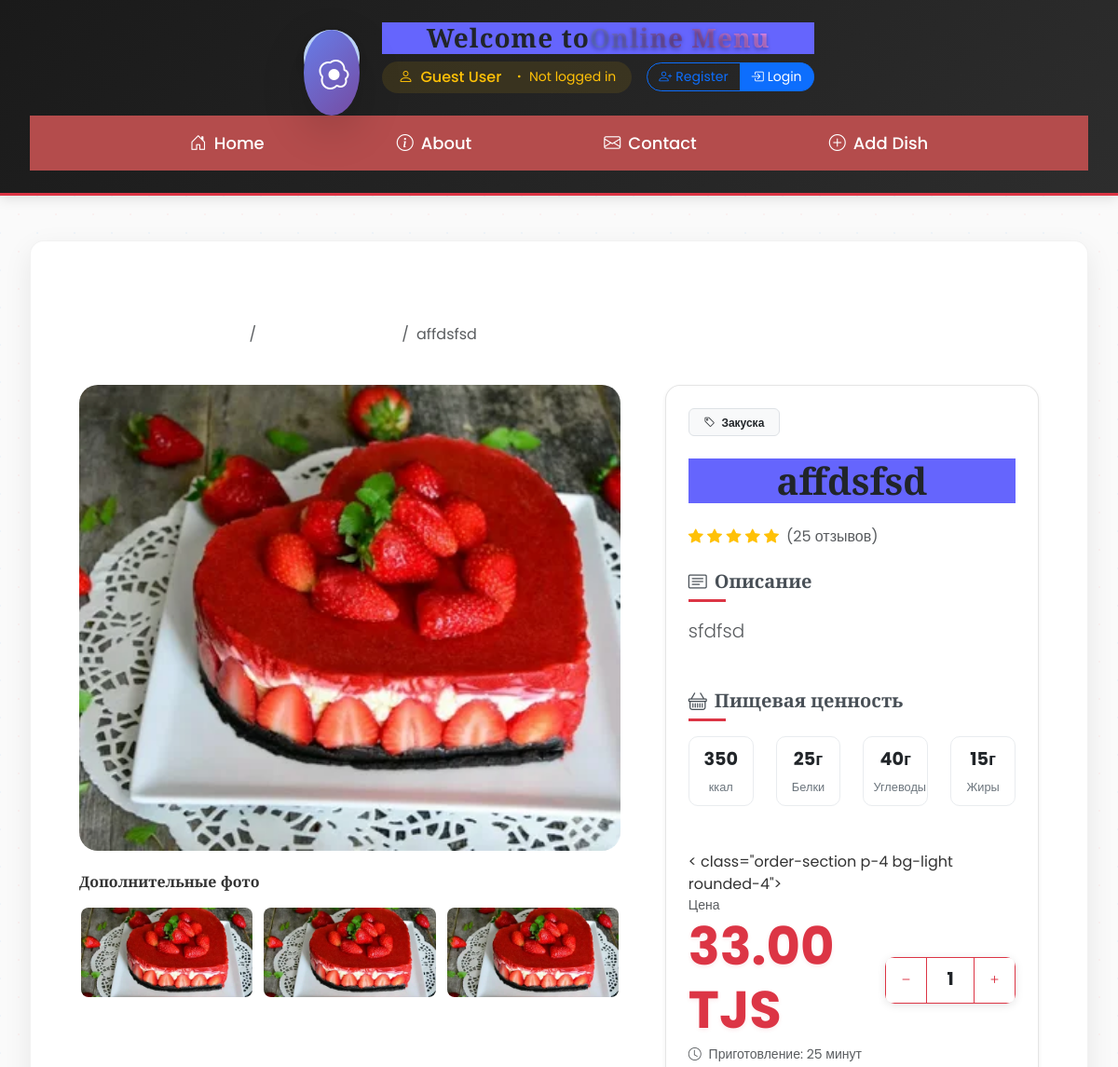
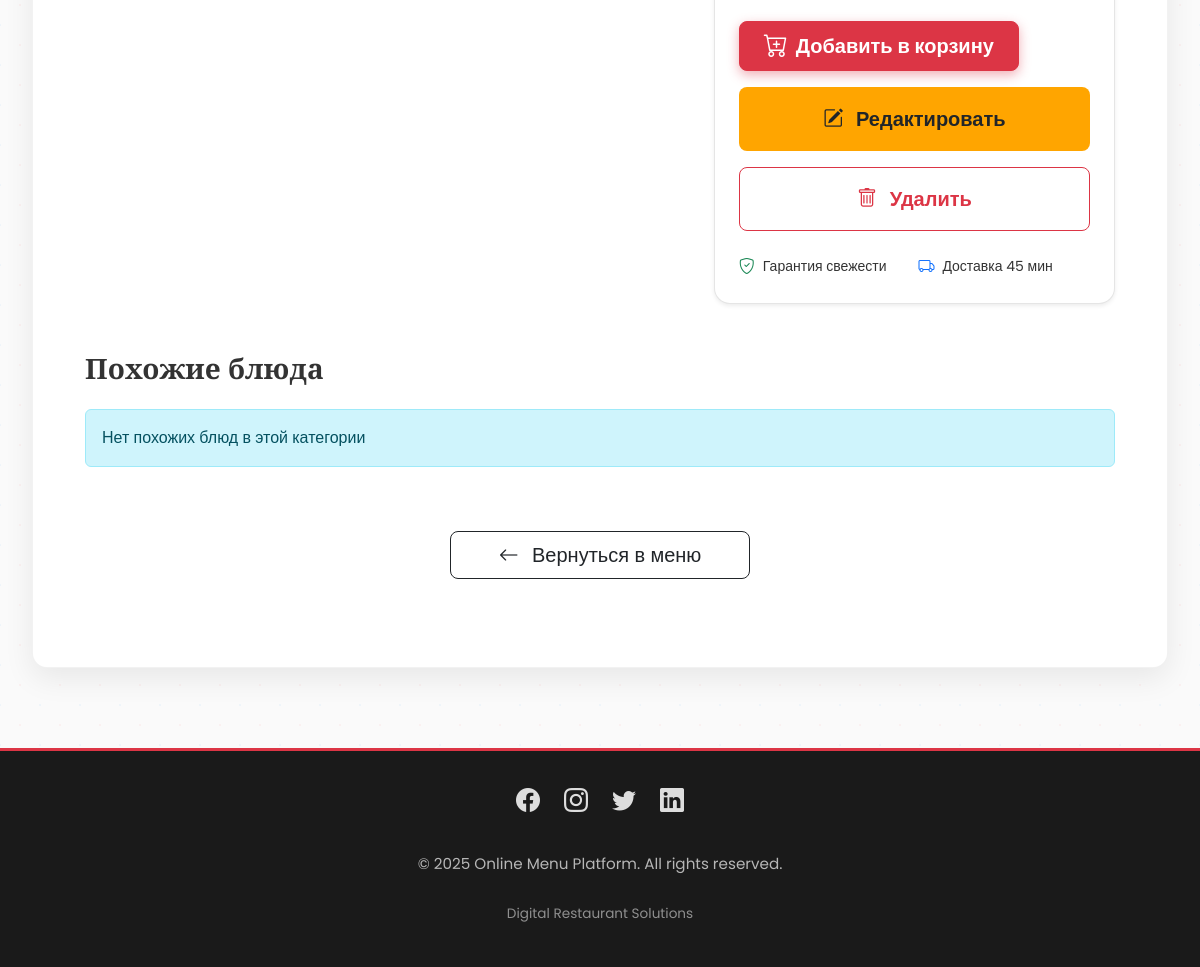
The app's page /dish/16/ with its own data (2 pictures, top to bottom).
### online_menu/models.py (models this page shows, shortened)
class Dish(models.Model):
    CATEGORY_CHOICES = [
        ('starter', 'Starter'),
        ('main', 'Main'),
        ('dessert', 'Dessert'),
        ('drink', 'Drink'),
    ]
    dish_name = models.CharField(max_length=100, verbose_name="dish's name")
    description = models.TextField(null=True, blank=True, verbose_name="Description")
    price = models.DecimalField(max_digits=8, decimal_places=2, verbose_name="Price")
    category = models.CharField(max_length=50, choices=CATEGORY_CHOICES, verbose_name="category")
    image = models.ImageField(upload_to='media/', verbose_name="Image")

### online_menu/views.py (the view)
# urls.py: path('dish/<int:dish_id>/', detail_dish, name='detail_dish'),
def detail_dish(request, dish_id):
    dish = Dish.objects.get(id=dish_id)
    return render(request, 'dish_detail.html', {'dish': dish})

### templates/dish_detail.html (shortened to what this page needs)
{% extends "base.html" %}
{% load static %}
{% block main %}
<div class="container py-5">
    <nav aria-label="breadcrumb" class="mb-4">
        <ol class="breadcrumb">
            <li class="breadcrumb-item"><a href="{% url 'home_name' %}" class="text-decoration-none">
                <i class="bi bi-house-door me-1"></i>Главная
            </a></li>
            <li class="breadcrumb-item"><a href="#menu" class="text-decoration-none">
                <i class="bi bi-menu-button me-1"></i>Меню
            </a></li>
            <li class="breadcrumb-item active" aria-current="page">{{ dish.dish_name }}</li>
        </ol>
    </nav>
    <div class="row g-5">
        <div class="col-lg-7">
            <div class="dish-image-container">
                {% if dish.image %}
                    <img src="{{ dish.image.url }}"
                         class="dish-main-image img-fluid rounded-4 shadow-lg"
                         alt="{{ dish.dish_name }}">
                {% else %}
                    <div class="no-image-placeholder rounded-4 shadow-lg">
                        <i class="bi bi-image text-muted display-1"></i>
                        <p class="mt-3 text-muted">Изображение отсутствует</p>
                    </div>
                {% endif %}
            </div>
            <div class="image-gallery mt-4">
                <h6 class="mb-3">Дополнительные фото</h6>
                <div class="row g-2">
                    {% for i in "123" %}
                    <div class="col-4">
                        <div class="gallery-item rounded-3">
                            {% if dish.image %}
                                <img src="{{ dish.image.url }}"
                                     class="img-fluid rounded-3"
                                     alt="{{ dish.dish_name }} - фото {{ forloop.counter }}">
                            {% else %}
                                <div class="no-thumb-placeholder rounded-3">
                                    <i class="bi bi-image"></i>
                                </div>
                            {% endif %}
                        </div>
                    </div>
                    {% endfor %}
                </div>
            </div>
        </div>
        <div class="col-lg-5">
            <div class="dish-details-card p-4 rounded-4 shadow-sm h-100">
                <div class="mb-4">
                    <span class="badge bg-light text-dark border px-3 py-2">
                        <i class="bi bi-tag me-1"></i>
                        {% if dish.category == 'starter' %}
                            Закуска
                        {% elif dish.category == 'main' %}
                            Основное блюдо
                        {% elif dish.category == 'dessert' %}
                            Десерт
                        {% elif dish.category == 'drink' %}
                            Напиток
                        {% else %}
                            {{ dish.category }}
                        {% endif %}
                    </span>
                </div>
                <h1 class="dish-title mb-4">{{ dish.dish_name }}</h1>
                <div class="rating-section mb-4">
                    <div class="d-flex align-items-center">
                        <div class="stars me-2">
                            {% for i in "12345" %}
                                {% if forloop.counter <= dish.rating|default:5 %}
                                    <i class="bi bi-star-fill text-warning"></i>
                                {% else %}
                                    <i class="bi bi-star text-muted"></i>
                                {% endif %}
                            {% endfor %}
                        </div>
                        <span class="text-muted">({{ dish.review_count|default:"25" }} отзывов)</span>
                    </div>
                </div>
                <div class="description-section mb-5">
                    <h5 class="section-title mb-3">
                        <i class="bi bi-card-text me-2"></i>Описание
                    </h5>
                    <p class="dish-description text-muted lead">
                        {{ dish.description|default:"Вкусное блюдо, приготовленное с любовью нашими шеф-поварами." }}
                    </p>
                </div>
                <div class="nutrition-section mb-5">
                    <h5 class="section-title mb-3">
                        <i class="bi bi-basket me-2"></i>Пищевая ценность
                    </h5>
                    <div class="row text-center">
                        <div class="col-3">
                            <div class="nutrition-item">
                                <div class="nutrition-value">{{ dish.calories|default:"350" }}</div>
                                <div class="nutrition-label">ккал</div>
                            </div>
                        </div>
                        <div class="col-3">
                            <div class="nutrition-item">
                                <div class="nutrition-value">{{ dish.protein|default:"25" }}г</div>
                                <div class="nutrition-label">Белки</div>
                            </div>
                        </div>
                        <div class="col-3">
                            <div class="nutrition-item">
                                <div class="nutrition-value">{{ dish.carbs|default:"40" }}г</div>
                                <div class="nutrition-label">Углеводы</div>
                            </div>
                        </div>
                        <div class="col-3">
                            <div class="nutrition-item">
                                <div class="nutrition-value">{{ dish.fat|default:"15" }}г</div>
                                <div class="nutrition-label">Жиры</div>
                            </div>
                        </div>
                    </div>
                </div>
                < class="order-section p-4 bg-light rounded-4">
                    <div class="d-flex justify-content-between align-items-center mb-4">
                        <div>
                            <div class="text-muted small">Цена</div>
                            <div class="price display-4 fw-bold text-danger">
                                {{ dish.price }} TJS
                            </div>
                            <div class="text-muted small mt-1">
                                <i class="bi bi-clock me-1"></i>
                                Приготовление: {{ dish.preparation_time|default:"25" }} минут
                            </div>
                        </div>
                        <div class="quantity-selector">
                            <div class="input-group" style="width: 140px;">
                                <button class="btn btn-outline-danger" type="button" id="decrease-qty">
                                    <i class="bi bi-dash"></i>
                                </button>
                                <input type="text" class="form-control text-center border-danger"
                                       value="1" id="quantity-input" readonly>
                                <button class="btn btn-outline-danger" type="button" id="increase-qty">
                                    <i class="bi bi-plus"></i>
                                </button>
                            </div>
                        </div>
                    </div>
                    <div class="d-grid gap-3">
    <button class="btn btn-danger btn-lg py-3 d-flex align-items-center justify-content-center" id="add-to-cart-btn">
        <i class="bi bi-cart-plus me-2 fs-4"></i>
        <span class="fw-semibold">Добавить в корзину</span>
    </button>
    <a href="{% url 'dish_edit' dish.id %}" class="btn  btn-lg py-3 fw-semibold" style="background-color: orange; ">
        <i class="bi bi-pencil-square me-2"></i>
        Редактировать
    </a>
    <a href="{% url 'dish_delete' dish.id %}" class="btn btn-outline-danger btn-lg py-3 fw-semibold">
        <i class="bi bi-trash me-2"></i>
        Удалить
    </a>
</div>
                <div class="additional-info mt-4">
                    <div class="row g-2">
                        <div class="col-6">
                            <div class="info-item d-flex align-items-center">
                                <i class="bi bi-shield-check text-success me-2"></i>
                                <span class="small">Гарантия свежести</span>
                            </div>
                        </div>
                        <div class="col-6">
                            <div class="info-item d-flex align-items-center">
                                <i class="bi bi-truck text-primary me-2"></i>
                                <span class="small">Доставка 45 мин</span>
                            </div>
                        </div>
                    </div>
                </div>
            </div>
        </div>
    </div>
    <div class="related-dishes mt-5">
        <h3 class="mb-4">Похожие блюда</h3>
        <div class="row g-4">
            {% for related_dish in related_dishes|slice:":3" %}
            <div class="col-md-4">
                <div class="card dish-card border-0 shadow-sm h-100">
                    {% if related_dish.image %}
                        <img src="{{ related_dish.image.url }}"
                             class="card-img-top"
                             alt="{{ related_dish.dish_name }}">
                    {% else %}
                        <div class="no-image-placeholder">
                            <i class="bi bi-image text-muted"></i>
                        </div>
                    {% endif %}
                    <div class="card-body">
                        <h5 class="card-title">{{ related_dish.dish_name }}</h5>
                        <p class="card-text text-muted small">{{ related_dish.description|truncatechars:80 }}</p>
                        <div class="d-flex justify-content-between align-items-center">
                            <span class="price-badge bg-danger text-white px-3 py-1 rounded-pill">
                                {{ related_dish.price }} TJS
                            </span>
                            <a href="{% url 'dish_detail_name' related_dish.id %}"
                               class="btn btn-sm btn-outline-danger">
                                Подробнее
                            </a>
                        </div>
                    </div>
                </div>
            </div>
            {% empty %}
            <div class="col-12">
                <div class="alert alert-info">
                    Нет похожих блюд в этой категории
                </div>
            </div>
            {% endfor %}
        </div>
    </div>
    <div class="text-center mt-5">
        <a href="{% url 'home_name' %}" class="btn btn-outline-dark btn-lg px-5">
            <i class="bi bi-arrow-left me-2"></i>
            Вернуться в меню
        </a>
    </div>
</div>
{% endblock main %}

### static/css/base.css (style rules this page uses)
* { margin: 0; padding: 0; box-sizing: border-box; }
body { font-family: Arial, sans-serif; }

### static/css/home.css (style rules this page uses)
* { margin: 0; padding: 0; }
img { height: 280px; width: 100%; border-radius: 10px 10px 0px 0px; }
h1 { background-color: rgb(101, 101, 253); font-size: 50px; display: flex; justify-content: center; }
body { background-color: rgb(179, 179, 179); }
button { background-color: gray; color: black; width: 280px; height: 50px; display: flex; justify-content: center; align-items: center; margin-left: 150px; font-size: 20px; margin-top: 10px; }

### static/css/about.css (style rules this page uses)
* { margin: 0; padding: 0; box-sizing: border-box; }
body { font-family: "Poppins", sans-serif; line-height: 1.6; color: #333; background-color: #f9f9f9; }
nav a { color: white; text-decoration: none; margin: 0 15px; font-weight: 500; }

### templates/base.html (style rules this page uses)
:root { --primary-color: #dc3545; --secondary-color: #ff6b6b; --dark-color: #212529; --light-color: #f8f9fa; --gold-color: #ffd700; --transition: all 0.3s ease; }
* { margin: 0; padding: 0; box-sizing: border-box; }
body { font-family: 'Poppins', sans-serif; background-color: #fefefe; color: #333; min-height: 100vh; display: flex; flex-direction: column; }
h1, h2, h3, h4, h5, h6 { font-family: 'Playfair Display', serif; font-weight: 600; }
nav a { color: white; text-decoration: none; font-weight: 500; font-size: 1.1rem; padding: 0.5rem 1.5rem; border-radius: 30px; transition: var(--transition); display: flex; align-items: center; gap: 8px; }

### templates/dish_detail.html (style rules this page uses)
#add-to-cart-btn { box-shadow: 0 4px 12px rgba(220, 53, 69, 0.4); transition: 0.25s ease; }
.dish-image-container { position: relative; overflow: hidden; border-radius: 20px; }
.dish-main-image { width: 100%; height: 500px; object-fit: cover; transition: transform 0.5s ease; }
.gallery-item { height: 100px; overflow: hidden; cursor: pointer; transition: all 0.3s ease; border: 2px solid transparent; }
.gallery-item img { width: 100%; height: 100%; object-fit: cover; }
.dish-details-card { background: white; border: 1px solid rgba(0,0,0,0.1); }
.dish-title { color: #212529; font-weight: 700; line-height: 1.2; font-size: 2.5rem; }
.section-title { color: #495057; font-weight: 600; position: relative; padding-bottom: 10px; }
.section-title::after { content: ''; position: absolute; bottom: 0; left: 0; width: 40px; height: 3px; background: #dc3545; }
.nutrition-item { padding: 10px; background: white; border-radius: 10px; border: 1px solid #e9ecef; }
.nutrition-value { font-size: 1.2rem; font-weight: bold; color: #212529; }
.nutrition-label { font-size: 0.8rem; color: #6c757d; margin-top: 5px; }
.price { text-shadow: 0 2px 4px rgba(220, 53, 69, 0.1); }
.quantity-selector .input-group { box-shadow: 0 2px 10px rgba(0,0,0,0.1); border-radius: 10px; overflow: hidden; }
.quantity-selector button { width: 45px; font-weight: bold; }
.quantity-selector input { font-size: 1.2rem; font-weight: bold; }

### records on screen
Dish: dish_name "affdsfsd", image (picture), description "sfdfsd", price "33.00"

### other values on screen
{{ dish.review_count|default:"25" }} "25"
{{ dish.calories|default:"350" }} "350"
{{ dish.protein|default:"25" }} "25"
{{ dish.carbs|default:"40" }} "40"
{{ dish.fat|default:"15" }} "15"
{{ dish.preparation_time|default:"25" }} "25"
